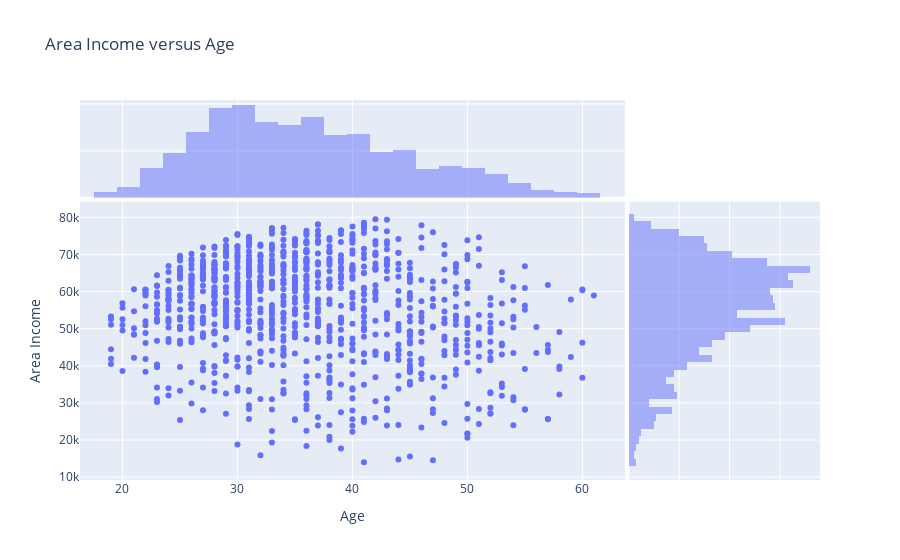

This figure's notebook cell:
### Code cell
px.scatter(ad_data, x="Age", y='Area Income',
           marginal_x='histogram', marginal_y='histogram',
           title="Area Income versus Age")

### Figure 1 — Plotly figure (JSON) as saved in the notebook; plotly's stock layout.template omitted (floating-point values rounded to 4 significant figures; data arrays with more than 128 entries replaced by an {"elided": "..."} marker saying what was removed)
{"data": [{"hovertemplate": "Age=%{x}<br>Area Income=%{y}<extra></extra>", "legendgroup": "", "marker": {"color": "#636efa", "symbol": "circle"}, "mode": "markers", "name": "", "orientation": "v", "showlegend": false, "type": "scatter", "x": {"elided": "1000 int values"}, "xaxis": "x", "y": {"elided": "1000 float values"}, "yaxis": "y"}, {"alignmentgroup": "True", "bingroup": "x", "hovertemplate": "Age=%{x}<br>count=%{y}<extra></extra>", "legendgroup": "", "marker": {"color": "#636efa"}, "name": "", "offsetgroup": "", "opacity": 0.5, "showlegend": false, "type": "histogram", "x": {"elided": "1000 int values"}, "xaxis": "x3", "yaxis": "y3"}, {"alignmentgroup": "True", "bingroup": "y", "hovertemplate": "Area Income=%{y}<br>count=%{x}<extra></extra>", "legendgroup": "", "marker": {"color": "#636efa"}, "name": "", "offsetgroup": "", "opacity": 0.5, "showlegend": false, "type": "histogram", "xaxis": "x2", "y": {"elided": "1000 float values"}, "yaxis": "y2"}], "layout": {"barmode": "overlay", "legend": {"tracegroupgap": 0}, "title": {"text": "Area Income versus Age"}, "xaxis": {"anchor": "y", "domain": [0, 0.7363], "title": {"text": "Age"}}, "xaxis2": {"anchor": "y2", "domain": [0.7413, 1], "matches": "x2", "showgrid": true, "showline": false, "showticklabels": false, "ticks": ""}, "xaxis3": {"anchor": "y3", "domain": [0, 0.7363], "matches": "x", "showgrid": true, "showticklabels": false}, "xaxis4": {"anchor": "y4", "domain": [0.7413, 1], "matches": "x2", "showgrid": true, "showline": false, "showticklabels": false, "ticks": ""}, "yaxis": {"anchor": "x", "domain": [0, 0.7326], "title": {"text": "Area Income"}}, "yaxis2": {"anchor": "x2", "domain": [0, 0.7326], "matches": "y", "showgrid": true, "showticklabels": false}, "yaxis3": {"anchor": "x3", "domain": [0.7426, 1], "matches": "y3", "showgrid": true, "showline": false, "showticklabels": false, "ticks": ""}, "yaxis4": {"anchor": "x4", "domain": [0.7426, 1], "matches": "y3", "showgrid": true, "showline": false, "showticklabels": false, "ticks": ""}}}
